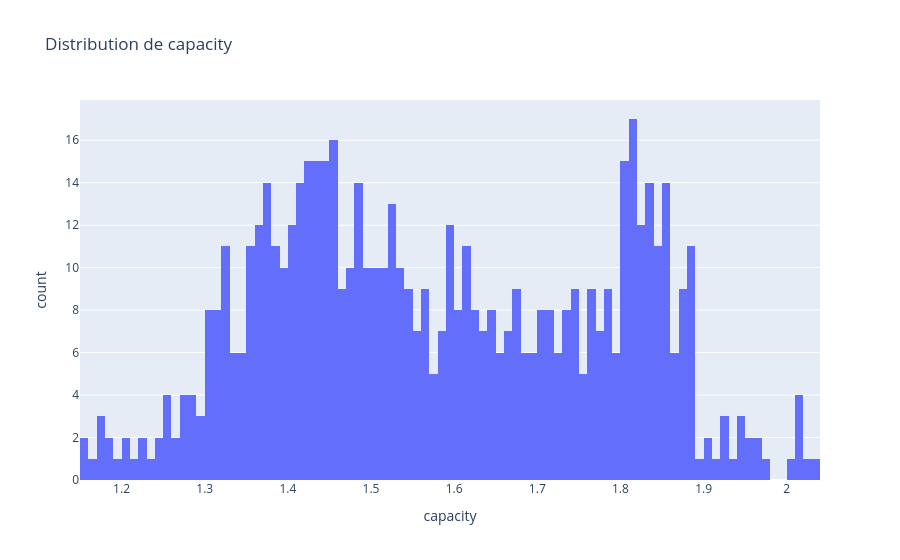

Notebook cell for this chart:
### Code cell
fig = px.histogram(df, x="capacity", nbins=100, title="Distribution de capacity")
fig.show()

### Figure 1 — Plotly figure (JSON) as saved in the notebook; plotly's stock layout.template omitted (floating-point values rounded to 4 significant figures; data arrays with more than 128 entries replaced by an {"elided": "..."} marker saying what was removed)
{"data": [{"alignmentgroup": "True", "bingroup": "x", "hovertemplate": "capacity=%{x}<br>count=%{y}<extra></extra>", "legendgroup": "", "marker": {"color": "#636efa", "pattern": {"shape": ""}}, "name": "", "nbinsx": 100, "offsetgroup": "", "orientation": "v", "showlegend": false, "type": "histogram", "x": {"elided": "2167 float values"}, "xaxis": "x", "yaxis": "y"}], "layout": {"barmode": "relative", "legend": {"tracegroupgap": 0}, "title": {"text": "Distribution de capacity"}, "xaxis": {"anchor": "y", "domain": [0, 1], "title": {"text": "capacity"}}, "yaxis": {"anchor": "x", "domain": [0, 1], "title": {"text": "count"}}}}
